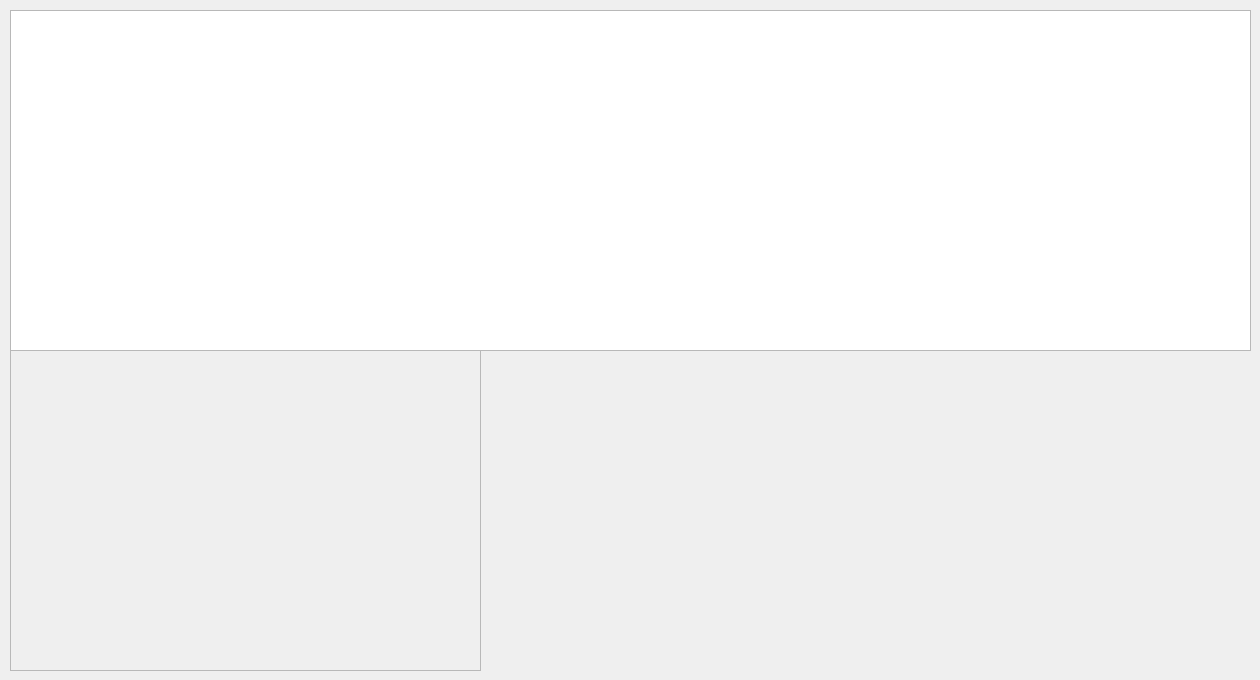
<?xml version="1.0" encoding="UTF-8"?>
<ui version="4.0">
 <class>FrontAxisPanel</class>
 <widget class="QWidget" name="FrontAxisPanel">
  <property name="geometry">
   <rect>
    <x>0</x>
    <y>0</y>
    <width>1260</width>
    <height>680</height>
   </rect>
  </property>
  <property name="windowTitle">
   <string>Form</string>
  </property>
  <widget class="QTableView" name="tableViewAxis">
   <property name="geometry">
    <rect>
     <x>10</x>
     <y>10</y>
     <width>1241</width>
     <height>341</height>
    </rect>
   </property>
  </widget>
  <widget class="QFrame" name="frame">
   <property name="geometry">
    <rect>
     <x>10</x>
     <y>350</y>
     <width>471</width>
     <height>321</height>
    </rect>
   </property>
   <property name="frameShape">
    <enum>QFrame::StyledPanel</enum>
   </property>
   <property name="frameShadow">
    <enum>QFrame::Raised</enum>
   </property>
   <widget class="QWidget" name="">
    <property name="geometry">
     <rect>
      <x>10</x>
      <y>10</y>
      <width>451</width>
      <height>301</height>
     </rect>
    </property>
    <layout class="QVBoxLayout" name="verticalLayout">
     <item>
      <widget class="QWidget" name="widgetFilter" native="true"/>
     </item>
     <item>
      <widget class="QWidget" name="widgetTransfer" native="true"/>
     </item>
    </layout>
   </widget>
   <zorder>widgetFilter</zorder>
   <zorder></zorder>
  </widget>
 </widget>
 <resources/>
 <connections/>
</ui>
